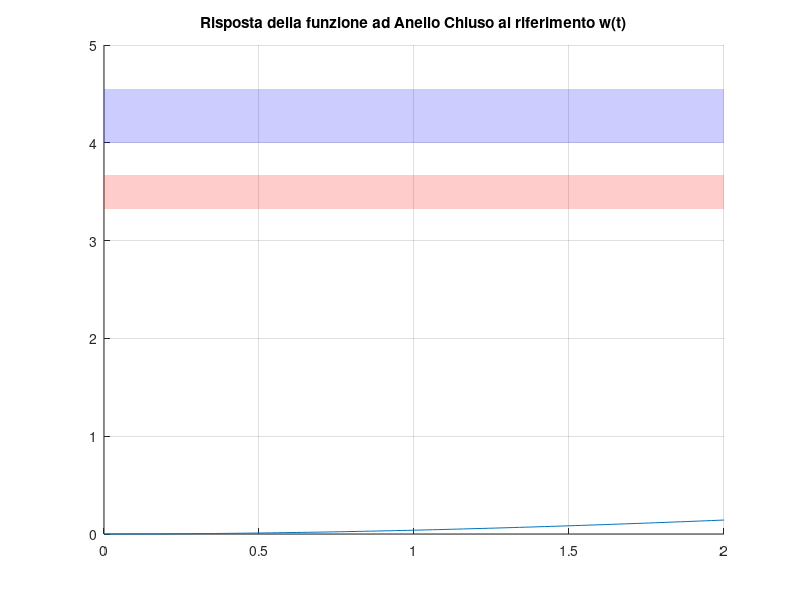
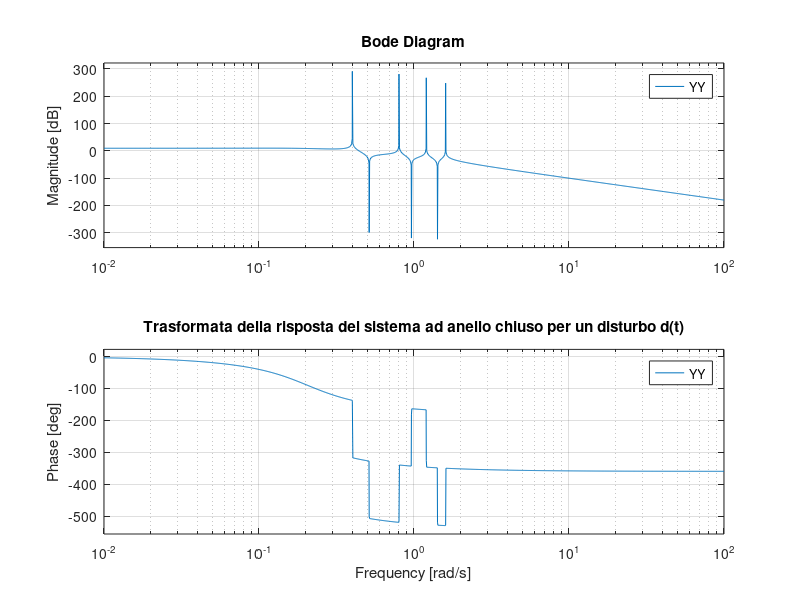
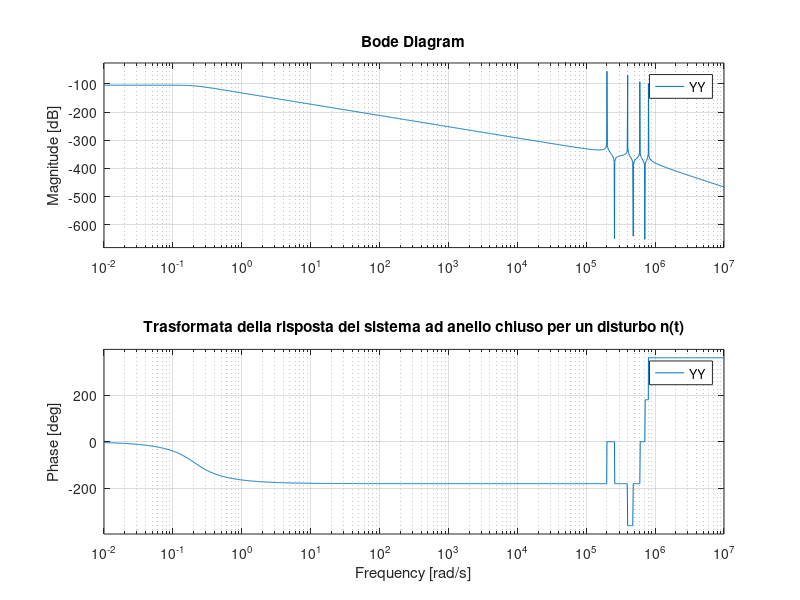

The MATLAB source for these figures, in order:
%%%%%%%%%%%%%%%%%%%%%%%%%%%%%%%%%%%%%%%%%%%%%
%        Test del sistema linearizzato
%%%%%%%%%%%%%%%%%%%%%%%%%%%%%%%%%%%%%%%%%%%%%

% (luci)
% Per il momento non usa l'effettivo sistema ad anello chiuso,
% ho provato a scrivere comunque il codice per portarci avanti
% Nell'esempio del lab per il disturbo usa la S(s) invece della F(s) 
% Ma non vedo perche non dovrebbe andare bene lo stesso.
%
% In piu, sia per d(t) che n(t) plotta la risposta del sistema
% Ho pensato che convenisse provare a mostrare bode della Y
% in modo da poter controllare l'attenuazione


close all; clear; clc;
%Definizioni costanti e punti di equilibrio

k1=1;
k2=0.30;
k3=0.45;
k4=0.50;

xe=[9.45, 4.20];
ue=(k1/k4)*sqrt(xe(1));

%Matrici del sistema linearizzato

A=[-k1/(2*sqrt(xe(1))), 0; k2/(2*sqrt(xe(1))), -k3/(2*sqrt(xe(2)))];
B=[k4; 0];
C=[0, 1];
D=0;

modello = ss(A,B,C,D);

%Definizione spazio degli stati
G = tf(modello);

%Testare sul sistema in anello chiuso
R = 1;
L = R*G;
F = L/(1+L);

% Risposta a w(t) riferimento

W = 3.5;
[y, tOut] = step(W*L, 2);

% Vincolo Tempo di Assestamento
eps = 0.05;
Ta_eps = 0.05;
Ta_x_patch = [0, 2, 2, 0];
Ta_y_patch = [W+W*eps, W+W*eps, W-W*eps, W-W*eps];

grid on; zoom on; hold on;

patch(Ta_x_patch, Ta_y_patch, 'r','FaceAlpha',0.2,'EdgeAlpha',0);

% Vincolo di Sovraelungazione (Da Fare)
S_x_patch = Ta_x_patch;
S_y_patch = [W+W*0.3, W+W*0.3, 4, 4];

patch(S_x_patch, S_y_patch, 'b','FaceAlpha',0.2,'EdgeAlpha',0);

plot(tOut, y);
title('Risposta della funzione ad Anello Chiuso al riferimento w(t)');


% Check Disturbo di Misura (Da controllare)
A_d = 1.5;
s = tf('s');
sin_transform = 0;
for n = 1:4
    omega_d = 0.4*n;
    sin_transform = sin_transform + omega_d/(s^2+omega_d^2); %trasformata di sin(wt)sca(t) 
end
YY = sin_transform*F;

figure(2);
bode(YY);
title('Trasformata della risposta del sistema ad anello chiuso per un disturbo d(t)');

% Check Disturbo di Misura
% (luci)
% Da controllare, pero il fatto che modulo sia cosi negativo ha senso

A_n = 0.1;
sin_transform = 0;
for n = 1:4
    omega_n = 2*10^5*n;
    sin_transform = sin_transform + omega_n/(s^2+omega_n^2); 
end
YY = sin_transform*F;

figure(3);
bode(YY);
title('Trasformata della risposta del sistema ad anello chiuso per un disturbo n(t)');
